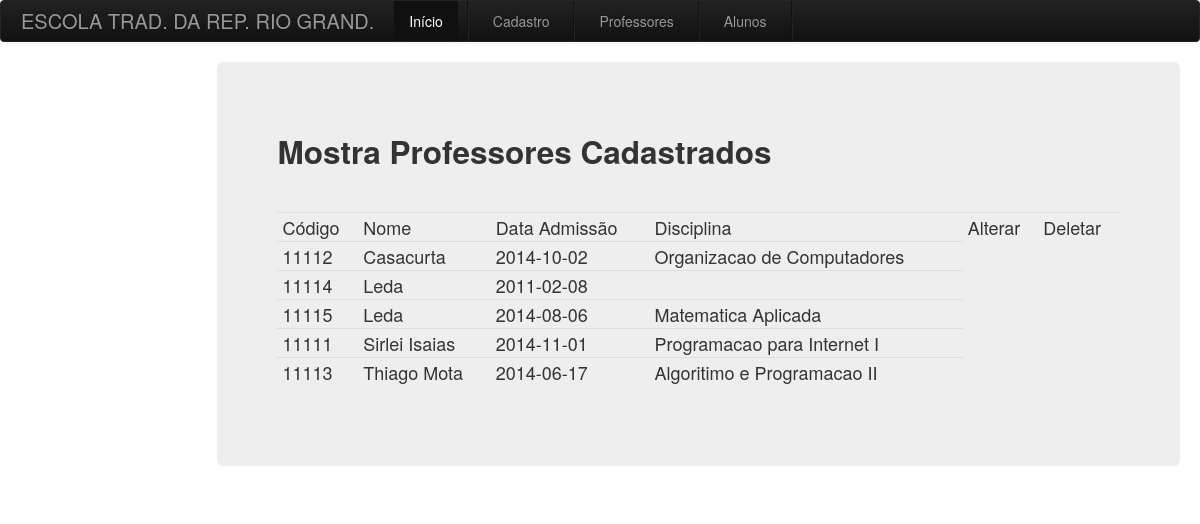
Page /mostraProfessor.php on the committed database.
### tables this page shows
CREATE TABLE IF NOT EXISTS `professores` (
  `codigo` smallint(9) NOT NULL AUTO_INCREMENT,
  `nome` varchar(60) DEFAULT NULL,
  `data_admissao` date DEFAULT NULL,
  `disciplina` varchar(40) DEFAULT NULL,
  PRIMARY KEY (`codigo`)
);

### mostraProfessor.php (the view, shortened to what this page needs)
<!DOCTYPE html PUBLIC "-//W3C//DTD XHTML 1.0 Transitional//EN" "http://www.w3.org/TR/xhtml1/DTD/xhtml1-transitional.dtd">
<html lang="en">
 	<head>
	<link href="css/bootstrap.css" rel="stylesheet">
    </head>
    <body>
        <?PHP
			require('top.php');
			require("conecta.inc");
			  $link = conecta_bd() or die("Não é possivel conectar-se ao servidor");
              $resultado = mysqli_query($link, "Select * from professores order by nome;");
		?>
         <div class="container-fluid">
          <div class="row-fluid">
            <div class="span2">
            </div>
            <div class="span10">
              <div class="hero-unit">
                <h2>Mostra Professores Cadastrados</h2>
              	<br>
                    <table class="table table-condensed">
                        <tr>
                            <td>Código</td>
                            <td>Nome</td>
                            <td>Data Admissão</td>
                            <td>Disciplina</td>
                            <td>Alterar</td>
                            <td>Deletar</td>
                        </tr>
                   <?PHP
                    while($linha= mysqli_fetch_array($resultado)){
                        $codigo = $linha["codigo"];
                        $nome = $linha["nome"];
                        $data = $linha["data_admissao"];
                        $disciplina = $linha["disciplina"];
                ?>
                        <tr>
                            <td><?PHP echo($codigo);?></td>
                            <td><?PHP echo($nome);?></td>
                            <td><?PHP echo($data);?></td>
                            <td><?PHP echo($disciplina);?></td>
                        </tr>
                 <?PHP
                    }
                 ?>
                    </table>
              </div>
            </div>
          </div>
        </div>
    </body>
</html>

### top.php (shortened to what this page needs)
<!DOCTYPE html PUBLIC "-//W3C//DTD XHTML 1.0 Transitional//EN" "http://www.w3.org/TR/xhtml1/DTD/xhtml1-transitional.dtd">
<html lang="en">
 	<head>
	<link href="css/bootstrap.css" rel="stylesheet">
    </head>
    <body>
    	    <div class="navbar navbar-inverse">
              <div class="navbar-inner">
              <a class="brand" href="">ESCOLA TRAD. DA REP. RIO GRAND.</a>
              <ul class="nav">
                <li class="active"><a href="index.php">Início</a></li>
                <li class="divider-vertical"></li>
                	<li><a href="escolheCadastro.php">Cadastro</a></li>
                <li class="divider-vertical"></li>
                	<li><a href="mostraProfessor.php">Professores</a></li>
                <li class="divider-vertical"></li>
                	<li><a href="mostraAluno.php">Alunos</a></li>
                <li class="divider-vertical"></li>
              </ul>
              </div>
            </div>
    </body>
</html>

### conecta.inc (shortened to what this page needs)
<!DOCTYPE html PUBLIC "-//W3C//DTD XHTML 1.0 Transitional//EN" "http://www.w3.org/TR/xhtml1/DTD/xhtml1-transitional.dtd">
<html xmlns="http://www.w3.org/1999/xhtml">
<head>
</head>
<body>
</body>
</html>

### rows in the picture
professores: codigo "11112", nome "Casacurta", data_admissao "2014-10-02", disciplina "Organizacao de Computadores"
professores: codigo "11114", nome "Leda", data_admissao "2011-02-08"
professores: codigo "11115", nome "Leda", data_admissao "2014-08-06", disciplina "Matematica Aplicada"
professores: codigo "11111", nome "Sirlei Isaias", data_admissao "2014-11-01", disciplina "Programacao para Internet I"
professores: codigo "11113", nome "Thiago Mota", data_admissao "2014-06-17", disciplina "Algoritimo e Programacao II"
